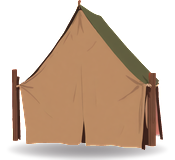
#> input picture assets/battle/field/tent.png, 175 x 160 px, found by its file name
$ python props.py ../../../battle/field/tent.png ../../../battle/field/palisade.png
#> lines starting #> are read from the running program, lines starting #| are printed output that depends on the picture
#> further down, a is the input picture: shape (160, 175, 4); mean R, G, B, A 102, 75.6, 59.3, 136.2
# -*- coding: utf-8 -*-
"""키잉된 소품(k/*.png) → field/*.png : 색 보정 + 맞춤 크기 + 바닥 그림자.
usage: python props.py <k_dir> <out_dir>
 - 코드(BattleScene PROPS)는 origin (0.5, 0.94)·배율 0.4~0.9 로 놓는다 → 물체 바닥선을 캔버스 높이의 94% 에 두고, 그림자가 그 아래 6% 에 걸친다.
 - 크기는 병사 표시 키 47px 에 맞춘 것: 막사 0.9배 → 135px(병사 2.9명), 목책 0.8배 → 80px, 고목 0.85배 → 210px, 바위 0.5배 → 70~75px.
 - 색: 분홍 배경의 물듦(보라·분홍 기운)을 빼고, sky(해질녘 담채)에 맞춰 채도를 낮추고 따뜻한 쪽으로 민다."""
import sys, os
import numpy as np
from PIL import Image
from scipy.ndimage import gaussian_filter

kd, od = sys.argv[1], sys.argv[2]; os.makedirs(od, exist_ok=True)

def grade(a, sat=0.85, warm=(1.0, 0.97, 0.90), gain=1.0, depink=False, grey=0.0):
#> called with sat = 0.9, warm = (1, 0.98, 0.92), gain = 1, depink = True, grey = 0
    rgb = a[..., :3].astype(np.float32)
    if depink:                                    # 분홍/자줏빛 픽셀(R≫G, B>G)을 같은 밝기의 천·나무색으로
        r, g, b = rgb[..., 0], rgb[..., 1], rgb[..., 2]
        m = ((r - g) > 70) & (b > g + 5)
#> m: shape (160, 175) bool; every value is 0
        l = rgb @ np.array([0.299, 0.587, 0.114], np.float32)
        rep = np.stack([l * 1.15, l * 0.85, l * 0.65], -1)
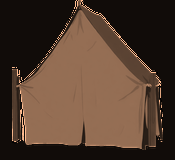
#> rep: shape (160, 175, 3) float32; mean of channels 0, 1, 2 93.9, 69.4, 53.1; drawn with min black and max white
        rgb = np.where(m[..., None], rep, rgb)
    l = (rgb @ np.array([0.299, 0.587, 0.114], np.float32))[..., None]
    if grey: rgb = rgb * (1 - grey) + l * np.array([1.04, 1.0, 0.93], np.float32) * grey   # 바위: 회백색 쪽으로
    rgb = l + (rgb - l) * sat
    rgb = rgb * np.array(warm, np.float32) * gain
    a = a.copy(); a[..., :3] = np.clip(rgb, 0, 255); return a

def fit_shadow(a, box, sh_w=1.0, sh_h=0.11, sh_a=0.42, base_cut=0):
    """box=(w,h) 안에 맞추고, 바닥선 = 캔버스 높이 94%. 그림자는 바닥선에 걸친 납작한 타원(물체 뒤)."""
#> called with box = (210, 150), sh_w = 1, sh_h = 0.07, sh_a = 0.42, base_cut = 0
    im = Image.fromarray(a, 'RGBA'); bb = im.getbbox(); im = im.crop(bb)
#> after `bb = im.getbbox()`: bb = (6, 0, 169, 160)
    if base_cut: im = im.crop((0, 0, im.width, im.height - base_cut))
    s = min(box[0] / im.width, box[1] / im.height)
#> s = 0.938
    # 프리멀티플라이드 축소(가장자리 색 번짐 방지)
    p = np.array(im).astype(np.float32); p[..., :3] *= p[..., 3:4] / 255
    sm = np.array(Image.fromarray(p.astype(np.uint8), 'RGBA').resize((max(1, round(im.width * s)), max(1, round(im.height * s))), Image.LANCZOS)).astype(np.float32)
    al = np.clip(sm[..., 3:4], 1, 255); sm[..., :3] = np.clip(sm[..., :3] / (al / 255), 0, 255)
#> after `sm[..., :3] = np.clip(sm[..., :3] / (al / 255), 0, 255)`:
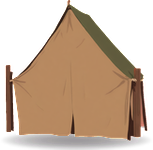
#> sm: shape (150, 153, 4) float32; mean R, G, B, A 99.2, 74.8, 53.8, 146.2; transparent parts drawn white
    ow, oh = sm.shape[1], sm.shape[0]
#> ow = 153; oh = 150
    # 물체 바닥 폭: 아래 8% 행의 알파 범위
    rows = sm[int(oh * 0.92):, :, 3]; cols = np.where(rows.max(0) > 40)[0]
#> after `cols = np.where(rows.max(0) > 40)[0]`: cols = 126 values from 14 to 139
    bx0, bx1 = (cols.min(), cols.max()) if len(cols) else (0, ow - 1)
#> bx0 = 14; bx1 = 139
    bw = (bx1 - bx0) * sh_w; bcx = (bx0 + bx1) / 2
#> after `bw = (bx1 - bx0) * sh_w`: bw = 125
#> after `bcx = (bx0 + bx1) / 2`: bcx = 76.5
    H = int(np.ceil(oh / 0.94)); padx = int(max(0, bw * 0.06) + 3); W = ow + padx * 2
#> after `H = int(np.ceil(oh / 0.94))`: H = 160
#> after `padx = int(max(0, bw * 0.06) + 3)`: padx = 10
#> after `W = ow + padx * 2`: W = 173
    y, x = np.mgrid[0:H, 0:W].astype(np.float32)
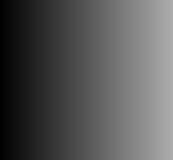
#> x: shape (160, 173) float32; min 0, max 172, mean 86
    ry = max(3.0, bw * sh_h); base = oh - 1
#> after `ry = max(3.0, bw * sh_h)`: ry = 8.75
#> after `base = oh - 1`: base = 149
    d = ((x - (bcx + padx)) / (bw / 2 * 1.08)) ** 2 + ((y - base) / ry) ** 2
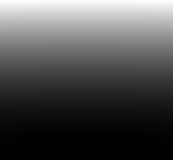
#> d: shape (160, 173) float32; min 5.49e-05, max 291.6, mean 91.5; drawn with min black and max white
    sh = np.clip(1 - d, 0, 1) ** 0.8 * sh_a
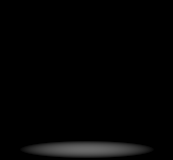
#> sh: shape (160, 173) float32; min 0, max 0.42, mean 0.0156
    sh = gaussian_filter(sh, 1.5)
    out = np.zeros((H, W, 4), np.float32); out[..., :3] = (22, 14, 20); out[..., 3] = sh * 255
#> after `out[..., 3] = sh * 255`:
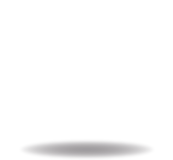
#> out: shape (160, 173, 4) float32; mean of channels 0, 1, 2, 3 22, 14, 20, 4; transparent parts drawn white
    o = Image.fromarray(out.astype(np.uint8), 'RGBA'); o.alpha_composite(Image.fromarray(sm.astype(np.uint8), 'RGBA'), (padx, 0))
#> after `o.alpha_composite(Image.fromarray(sm.astype(np.uint8), 'RGBA'), (padx,`:
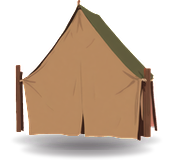
#> o: PIL image 173x160 RGBA; mean R, G, B, A 91.9, 68.2, 53.5, 124.8; transparent parts drawn white
    return o

JOBS = {
    # 이름: (grade 인자, 맞춤 상자, 그림자 인자)
    'tent':      (dict(sat=0.9, warm=(1.0, 0.98, 0.92), depink=True), (210, 150), dict(sh_w=1.0, sh_h=0.07)),
    'palisade':  (dict(sat=0.8, warm=(1.0, 0.97, 0.90), gain=1.12), (222, 100), dict(sh_w=1.0, sh_h=0.05)),
    'tree_dead': (dict(sat=0.7, warm=(1.06, 0.98, 0.92), gain=1.25, depink=True), (200, 238), dict(sh_w=2.4, sh_h=0.10)),
    'rock1':     (dict(sat=0.6, warm=(1.0, 0.97, 0.90), gain=0.86, grey=0.5), (180, 150), dict(sh_w=1.15, sh_h=0.10)),
    'rock2':     (dict(sat=0.5, warm=(1.0, 0.97, 0.90), gain=0.92, grey=0.7, depink=False), (150, 160), dict(sh_w=1.1, sh_h=0.10, base_cut=10)),
}
for name, (g, box, sh) in JOBS.items():
    a = np.array(Image.open(os.path.join(kd, name + '.png')).convert('RGBA'))
    o = fit_shadow(grade(a, **g), box, **sh)
    assert o.width <= 256 and o.height <= 256, (name, o.size)
    o.save(os.path.join(od, name + '.png')); print(name, o.size)
#| tent (173, 160)
#> pass 2 of the loop `for name, (g, box, sh) in JOBS.items():`:
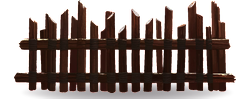
#> input picture assets/battle/field/palisade.png, 250 x 99 px, found by its file name
#> a is the input picture: shape (99, 250, 4); mean R, G, B, A 49, 25.7, 21.3, 131.9
#> bb = (14, 0, 236, 99)
#> im: PIL image 222x99 RGBA
#> p: shape (99, 222, 4) float32
#> al: shape (99, 222, 1) float32
#> cols = 182 values from 26 to 210
#> bx0 = 26; bx1 = 210
#> bw = 184
#> bcx = 118
#> padx = 14
#> W = 250
#> y: shape (106, 250) float32
#> in fit_shadow (call 2), `y, x = np.mgrid[0:H, 0:W].astype(np.float32)`:
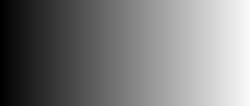
#> x: shape (106, 250) float32; min 0, max 249, mean 124.5
#> ry = 9.2
#> d: shape (106, 250) float32
#> out: shape (106, 250, 4) float32
#> o: PIL image 250x106 RGBA
#> in fit_shadow (call 2), `o.alpha_composite(Image.fromarray(sm.astype(np.uint8), 'RGBA'), (padx,`:
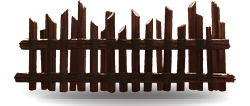
#> o: PIL image 250x106 RGBA; mean R, G, B, A 46.2, 26.4, 22.4, 128.3; transparent parts drawn white
#| palisade (250, 106)
#> pass 3 of the loop `for name, (g, box, sh) in JOBS.items():`:
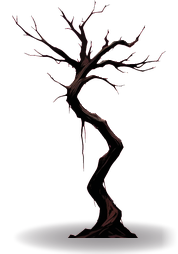
#> input picture assets/battle/field/tree_dead.png, 178 x 254 px, found by its file name
#> a is the input picture: shape (254, 178, 4); mean R, G, B, A 24.2, 15.3, 20.6, 31.2
#> in grade (call 3), `rgb = a[..., :3].astype(np.float32)`:
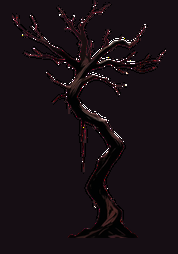
#> rgb: shape (254, 178, 3) float32; mean R, G, B 24.2, 15.3, 20.6
#> in grade (call 3), `r, g, b = rgb[..., 0], rgb[..., 1], rgb[..., 2]`:
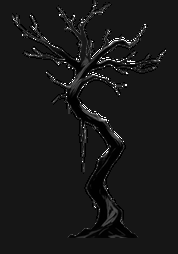
#> r: shape (254, 178) float32; min 0, max 255, mean 24.2
#| tree_dead (197, 254)
#> (the run stopped early here; a loop or call above may not have finished)
